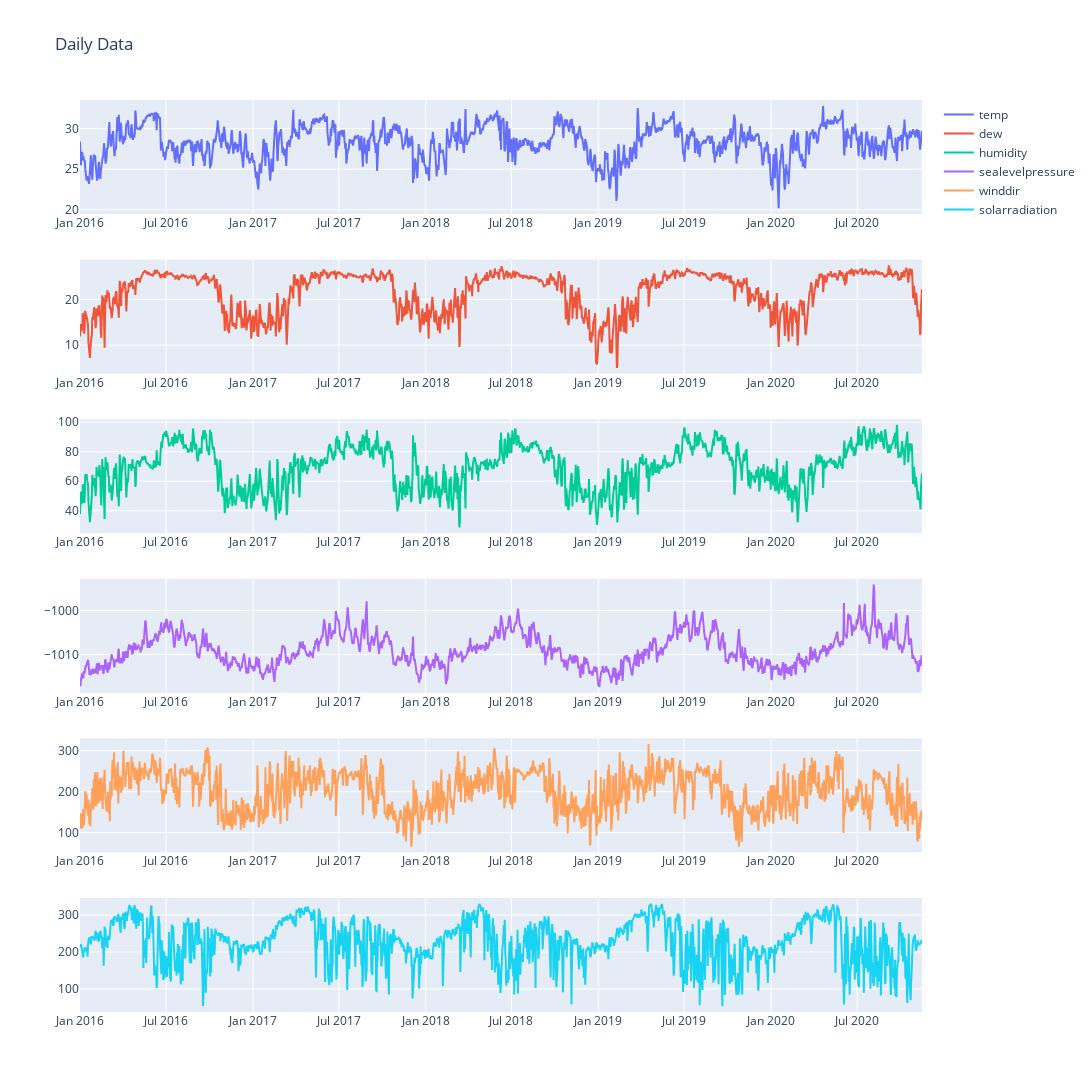

Here is the notebook cell this chart was saved with:
### Code cell
# Invert a specific column (e.g., column 'C')
column_to_invert = 'sealevelpressure'
df[column_to_invert] = df[column_to_invert] * -1
correlation_matrix = df.corr()
# Create a heatmap to visualize the correlation matrix
plt.figure(figsize=(10, 8))
sns.heatmap(correlation_matrix, annot=True, cmap='coolwarm', fmt=".2f")
plt.title("Correlation Matrix Heatmap")
plt.show()
# Create subplots for whole data visualisation
plot_rows = 6
plot_cols = 1
fig = make_subplots(rows=plot_rows, cols=plot_cols)

# Add traces to the subplots
x = 0
for i in range(1, plot_rows + 1):
    for j in range(1, plot_cols + 1):
        fig.add_trace(
            go.Scatter(
                x=df.index, y=df[df.columns[x]].values, name=df.columns[x], mode="lines"
            ),
            row=i,
            col=j,
        )
        x += 1

# Format and display the figure
fig.update_layout(height=1200, width=1200,title_text="Daily Data")
fig.show()

### Figure 1 — Plotly figure (JSON) as saved in the notebook; plotly's stock layout.template omitted (floating-point values rounded to 4 significant figures; data arrays with more than 128 entries replaced by an {"elided": "..."} marker saying what was removed)
{"data": [{"mode": "lines", "name": "temp", "type": "scatter", "x": {"elided": "1781 str values"}, "xaxis": "x", "y": {"elided": "1781 float values"}, "yaxis": "y"}, {"mode": "lines", "name": "dew", "type": "scatter", "x": {"elided": "1781 str values"}, "xaxis": "x2", "y": {"elided": "1781 float values"}, "yaxis": "y2"}, {"mode": "lines", "name": "humidity", "type": "scatter", "x": {"elided": "1781 str values"}, "xaxis": "x3", "y": {"elided": "1781 float values"}, "yaxis": "y3"}, {"mode": "lines", "name": "sealevelpressure", "type": "scatter", "x": {"elided": "1781 str values"}, "xaxis": "x4", "y": {"elided": "1781 float values"}, "yaxis": "y4"}, {"mode": "lines", "name": "winddir", "type": "scatter", "x": {"elided": "1781 str values"}, "xaxis": "x5", "y": {"elided": "1781 float values"}, "yaxis": "y5"}, {"mode": "lines", "name": "solarradiation", "type": "scatter", "x": {"elided": "1781 str values"}, "xaxis": "x6", "y": {"elided": "1781 float values"}, "yaxis": "y6"}], "layout": {"height": 1200, "title": {"text": "Daily Data"}, "width": 1200, "xaxis": {"anchor": "y", "domain": [0, 1]}, "xaxis2": {"anchor": "y2", "domain": [0, 1]}, "xaxis3": {"anchor": "y3", "domain": [0, 1]}, "xaxis4": {"anchor": "y4", "domain": [0, 1]}, "xaxis5": {"anchor": "y5", "domain": [0, 1]}, "xaxis6": {"anchor": "y6", "domain": [0, 1]}, "yaxis": {"anchor": "x", "domain": [0.875, 1]}, "yaxis2": {"anchor": "x2", "domain": [0.7, 0.825]}, "yaxis3": {"anchor": "x3", "domain": [0.525, 0.65]}, "yaxis4": {"anchor": "x4", "domain": [0.35, 0.475]}, "yaxis5": {"anchor": "x5", "domain": [0.175, 0.3]}, "yaxis6": {"anchor": "x6", "domain": [0, 0.125]}}}
